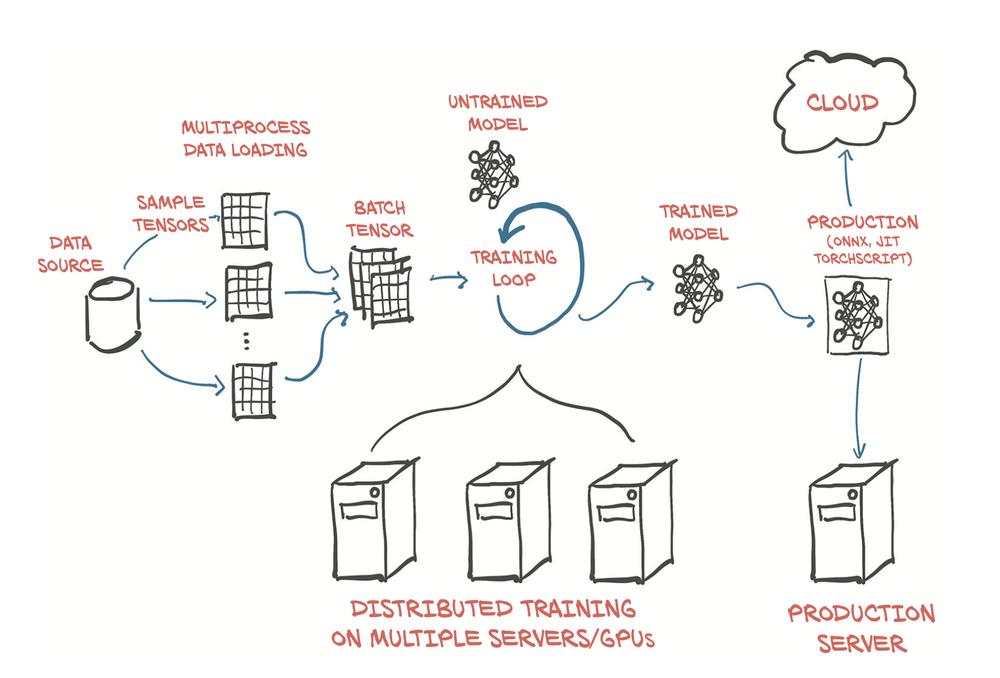
#> input picture figs/fig_1.2.png, 1000 x 678 px, shrunk from 1678 x 1138 before the run
$ python ex4_1.py --path ../../figs/fig_1.2.png
#> lines starting #> are read from the running program, lines starting #| are printed output that depends on the picture
# Author : Ali Snedden
# Date   : 09/18/24
# Goals (ranked by priority) :
#
# Refs :
#   a)
#   #) https://www.nltk.org/book/ch06.html
#
# Copyright (C) 2024 Ali Snedden
#
# This program is free software: you can redistribute it and/or modify
# it under the terms of the GNU General Public License as published by
# the Free Software Foundation, either version 3 of the License, or
# (at your option) any later version.
#
# This program is distributed in the hope that it will be useful,
# but WITHOUT ANY WARRANTY; without even the implied warranty of
# MERCHANTABILITY or FITNESS FOR A PARTICULAR PURPOSE.  See the
# GNU General Public License for more details.
#
# You should have received a copy of the GNU General Public License
# along with this program.  If not, see <https://www.gnu.org/licenses/>.
import sys
import pyheif
import argparse
import numpy as np
from PIL import Image
#from pillow_heif import register_heif_opener


def main():
    """Exercise 4.1 : Take pictures with a digital camera.
        a) Load each image, and convert it to a tensor
        b) For each image tensor, use the .mean() method to get a sense of how
           bright the image is
        c) Take the mean of each channel of your images. Can you identify the red,
           green and blue items from only the channel averages?

    Args

        N/A

    Returns

    Raises

    """
    parser = argparse.ArgumentParser(
                    description="This does exercise 4.1")
    parser.add_argument('--path', metavar='path_to_image', type=str,
                        help='Path to the image')
    args = parser.parse_args()
    path = args.path

    im = Image.open(path)
#> im is the input picture: PIL image 1000x678 RGBA; mean R, G, B, A 246.4, 244.4, 243.4, 255
    size = im.size
#> size = (1000, 678)
    rgb  = im.convert("RGB")
    r,g,b = rgb.split()
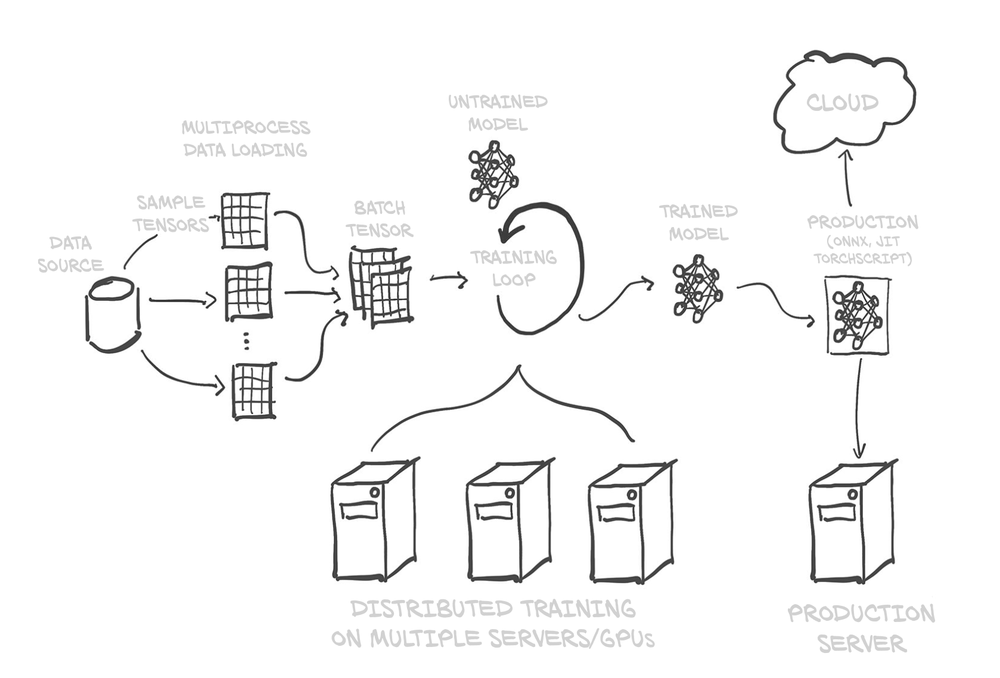
#> r: PIL image 1000x678 L; min 21, max 255, mean 246.4
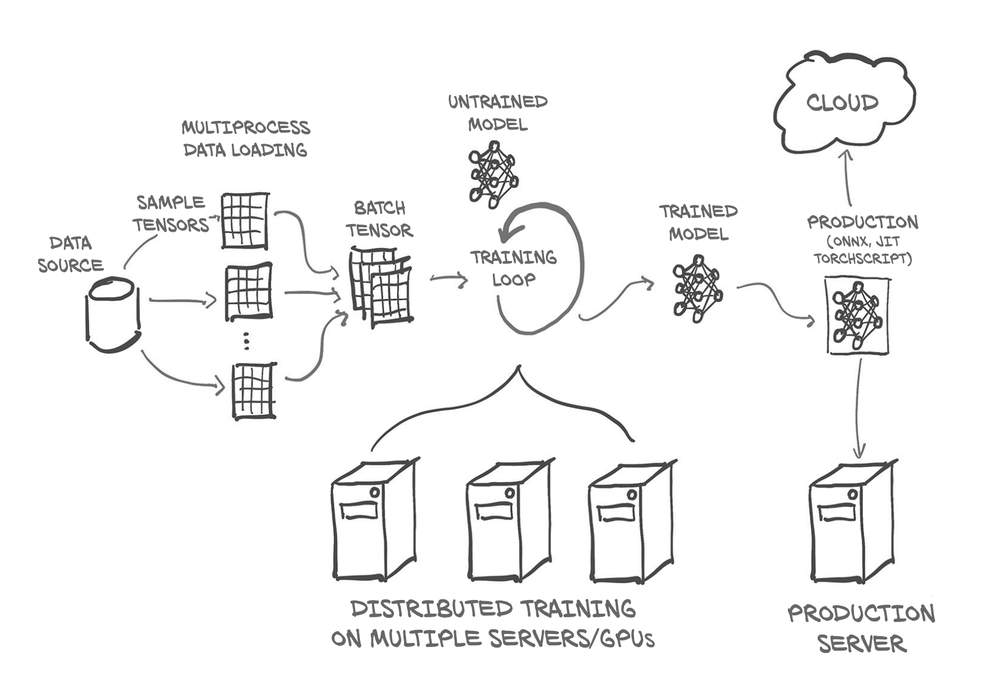
#> g: PIL image 1000x678 L; min 27, max 255, mean 244.4
    rM = np.array(r)
    gM = np.array(g)
    bM = np.array(b)
    #heif_file = pyheif.read(path)
    #image = Image.frombytes(
    #    heif_file.mode,
    #    heif_file.size,
    #    heif_file.data,
    #    "raw",
    #    heif_file.mode,
    #    heif_file.stride,
    #    )
    print("red [min,max,mean]     = [{:<.2f},{:<.2f},{:<.2f}] ".format(np.min(rM),
           np.max(rM), np.mean(rM)))
#| red [min,max,mean]     = [21.00,255.00,246.44]
    print("green [min,max,mean]   = [{:<.2f},{:<.2f},{:<.2f}] ".format(np.min(gM),
           np.max(gM), np.mean(gM)))
#| green [min,max,mean]   = [27.00,255.00,244.38]
    print("blue [min,max,mean]    = [{:<.2f},{:<.2f},{:<.2f}] ".format(np.min(bM),
           np.max(bM), np.mean(bM)))
#| blue [min,max,mean]    = [23.00,255.00,243.42]

    # data/exercises/ch4/20260207_tiger_at_zoo.jpg
    # red [min,max,mean]     = [0.00,255.00,97.62]
    # green [min,max,mean]   = [0.00,255.00,100.19]
    # blue [min,max,mean]    = [0.00,255.00,104.61]
    # --> This is a mostly white image, which makes sense while these are all
    #     so close in value

    return sys.exit(0)
#> (the program exits here)
